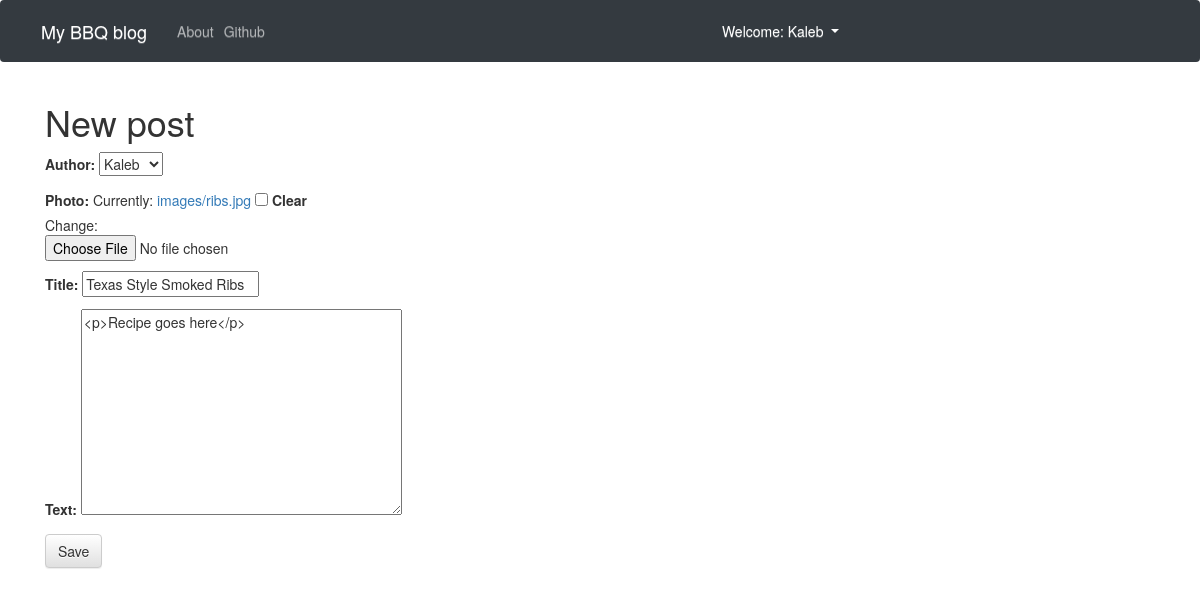
The page /post/26/edit/ (signed in) on the database its author committed.
### blog/models.py (models this page shows, shortened)
class Post(models.Model):
    author = models.ForeignKey('auth.User',on_delete=models.PROTECT)
    title = models.CharField(max_length = 200)
    text = models.TextField()
    photo = models.ImageField(upload_to='images/')
    create_date = models.DateTimeField(default = timezone.now)
    published_date = models.DateTimeField(blank=True,null=True)

### blog/views.py (the view)
# urls.py: path('post/<int:pk>/edit/',views.PostUpdateView.as_view(),name='post_edit'),
class PostUpdateView(LoginRequiredMixin,UpdateView):
        login_url = '/login/'
        redirect_field_name = 'blog/post_detail.html'
        form_class = PostForm
        model = Post

### blog/forms.py
class PostForm(forms.ModelForm):
    photo = forms.FileField(required=False)
    class Meta():
        model = Post
        fields = ('author','photo','title','text')
        widgets = {
            'title': forms.TextInput(attrs={'class': 'textinputclass'}),
            'text': forms.Textarea(attrs={'class': 'editable medium-editor-textarea postcontent'}),
        }

### blog/templates/blog/post_form.html (shortened to what this page needs)
{% extends "blog/base.html" %}
{% block content %}
<h1>New post</h1>
<form method="POST" class="post-form" enctype="multipart/form-data">
{{form.as_p}}
<button type="submit" class="save btn btn-default">Save</button>
</form>
{% endblock %}

### blog/templates/blog/base.html (shortened to what this page needs)
<!DOCTYPE html>
{% load sass_tags %}
{% load static %}
<html lang="en" dir="ltr">
  <head>
    <link rel="stylesheet" href="https://maxcdn.bootstrapcdn.com/bootstrap/4.0.0/css/bootstrap.min.css">
    <link rel="stylesheet" href="https://maxcdn.bootstrapcdn.com/bootstrap/3.3.7/css/bootstrap.min.css">
    <link rel="stylesheet" href="https://maxcdn.bootstrapcdn.com/bootstrap/3.3.7/css/bootstrap-theme.min.css">
    <link rel="stylesheet" href="//cdn.jsdelivr.net/medium-editor/latest/css/medium-editor.min.css" type="text/css" media="screen" charset="utf-8">
    <link rel="stylesheet" href="{% sass_src  'css/blog.css' %}">
    <link rel="stylesheet" href="{% sass_src  'scss/blog.scss' %}">
  </head>
  <body >
    <nav class="navbar navbar-expand-md navbar-dark bg-dark techfont">
      <div class="navbar-collapse collapse w-100 order-1 order-md-0 dual-collapse2">
          <ul class="navbar-nav mr-auto">
            <li>
              <a class="navbar-brand bigbrand" href="{% url 'post_list' %}">My BBQ blog</a>
          </li>
           <li class="nav-item">
          <a class="nav-link" href="{% url 'about'%}">About</a>
          </li>
          <li class="nav-item">
          <a class = "nav-link" href="https://github.com/kalebhod">Github</a>
          </li>
        </ul>
          {% if user.is_authenticated %}
            <ul class="navbar-nav ml-auto w-50 justify-content-end">
              <li class="nav-item dropdown nav-item active">
               <a class="nav-link dropdown-toggle" href="#" id="navbardrop" data-toggle="dropdown">
                 Welcome: {{ user.username }}
               </a>
             </li>
          </ul>
            {% else %}
            <ul class="navbar-nav ml-auto w-50 justify-content-end">
            <li class="nav-item active">
            <a class='nav-link' href="{% url 'login' %}" ><span class="glyphicon glyphicon-user"></span></a>
            </li>
             </ul>
          {% endif %}
    </div>
  </nav>
          <div class="content container">
              <div class="row">
                  <div class="col-md-8">
                    <div class="blog_posts">
                      {% block content %}
                      {% endblock %}
                    </div>
                  </div>
              </div>
          </div>
  </body>
</html>

### rows shown on the page
Post: author "Kaleb", title "Texas Style Smoked Ribs", text "<p>Recipe goes here</p>"

### other values the page prints
{{ user.username }} "Kaleb"
